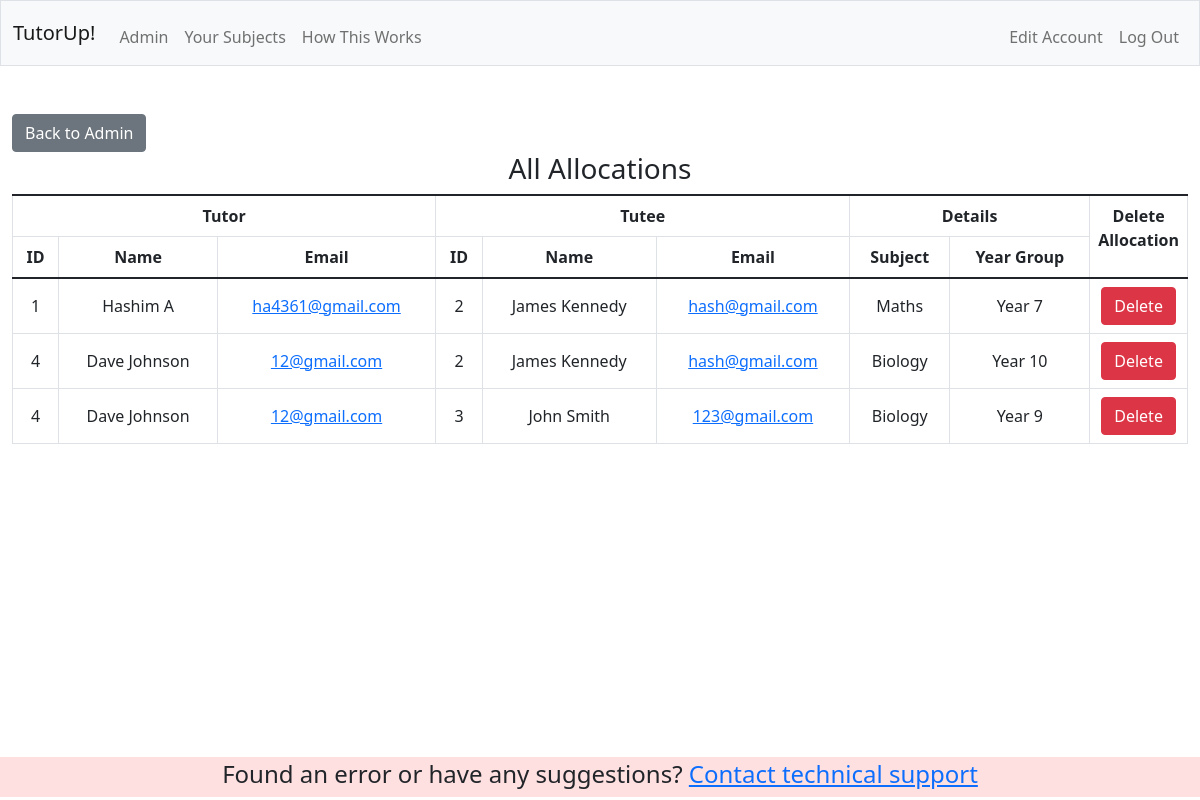
Page /admin/all_allocations (signed in) on the committed database.
### tables this page shows
CREATE TABLE allocations(
id INTEGER PRIMARY KEY AUTOINCREMENT NOT NULL,
tutor_id INTEGER NOT NULL,
tutee_id INTEGER NOT NULL,
subject TEXT NOT NULL,
tutee_year INTEGER NOT NULL);

CREATE TABLE 'users' ('id' INTEGER PRIMARY KEY AUTOINCREMENT NOT NULL, 'username' TEXT NOT NULL, 'hash'  TEXT NOT NULL  , 'email'  TEXT NOT NULL  , 'sname'  TEXT NOT NULL  , 'fname'  TEXT NOT NULL  , 'isTutor' BOOLEAN NOT NULL DEFAULT 'FALSE', 'isAdmin'  BOOLEAN NOT NULL DEFAULT (FALSE)  );

### app.py (the view, shortened to what this page needs)
@app.route("/admin/all_allocations", methods=["GET", "POST"])
@login_required
def all_allocations():
    if request.method == "GET":
        if not session["isAdmin"]:
                return apology("Page not available for your account type")
        allocations = []
        db_allocations = db.execute("SELECT * FROM allocations")
        for allocation in db_allocations:
            current = {} #current allocation/dictionary
            tutor_id = allocation["tutor_id"]
            tutee_id = allocation["tutee_id"]
            current["id"] = allocation["id"]
            current["tutor_id"] = tutor_id
            tutor = db.execute("SELECT * FROM users WHERE id = ?", tutor_id)[0]
            current["tutor_name"] = tutor["fname"] + " " + tutor["sname"]
            current["tutor_email"] = tutor["email"]
            current["tutee_id"] = tutee_id
            tutee = db.execute("SELECT * FROM users WHERE id = ?", tutee_id)[0]
            current["tutee_name"] = tutee["fname"] + " " + tutee["sname"]
            current["tutee_email"] = tutee["email"]
            current["year"] = allocation["tutee_year"]
            current["subject"] = allocation["subject"]
            allocations.append(current)
        return render_template("/admin/all_allocations.html", allocations=allocations)

### app.py (called while the page is built)
@app.after_request
def after_request(response):
    response.headers["Cache-Control"] = "no-cache, no-store, must-revalidate"
    response.headers["Expires"] = 0
    response.headers["Pragma"] = "no-cache"
    return response

### helpers.py (called while the page is built)
def login_required(f):
    @wraps(f)
    def decorated_function(*args, **kwargs):
        if session.get("user_id") is None:
            return redirect("/login")
        return f(*args, **kwargs)
    return decorated_function

### templates/admin/all_allocations.html (shortened to what this page needs)
{% extends "layout.html" %}
{% block main %}
    <button onclick="location.href= '/admin'" class="btn btn-secondary" style="display:block">Back to Admin</button>
    <h3 class="h3">All Allocations</h3>
    <table class="table table-hover table-bordered">
        <thead>
            <colgroup>
                <col span="3">
                <col span="3">
                <col span="2">
            </colgroup>
            <tr>
                <th  colspan="3" scope="colgroup">Tutor</th>
                <th colspan="3" scope="colgroup">Tutee</th>
                <th colspan="2" scope="colgroup">Details</th>
                <th rowspan="2" scope="colgroup" style="width:7vw">Delete Allocation</th>
            </tr>
            <tr>
                <th scope="col">ID</th>
                <th scope="col">Name</th>
                <th scope="col">Email</th>
                <th scope="col">ID</th>
                <th scope="col">Name</th>
                <th scope="col">Email</th>
                <th scope="col">Subject</th>
                <th scope="col">Year Group</th>
            </tr>
        </thead>
        <tbody>
            {% for current in allocations %}
            <tr>
                <td style="vertical-align:middle" >{{ current["tutor_id"] }}</td>
                <td style="vertical-align:middle" >{{ current["tutor_name"] }}</td>
                <td style="vertical-align:middle"><a href="https://mail.google.com/mail/u/0/?fs=1&to={{ current['tutor_email'] }}&tf=cm">{{ current['tutor_email'] }}</a></td>
                <td style="vertical-align:middle">{{ current["tutee_id"] }}</td>
                <td style="vertical-align:middle">{{ current["tutee_name"] }}</td>
                <td style="vertical-align:middle"><a href="https://mail.google.com/mail/u/0/?fs=1&to={{ current['tutee_email'] }}&tf=cm">{{ current['tutee_email'] }}</a></td>
                <td style="vertical-align:middle">{{ current["subject"] }}</td>
                <td style="vertical-align:middle">Year {{ current["year"] }}</td>
                <td><form action="/admin/all_allocations" method="post"><button class="btn btn-danger" type="submit" name="delete" value="{{ current['id'] }}">Delete</button></form></td>
            </tr>
            {% endfor %}
        </tbody>
    </table>
{% endblock %}

### rows in the picture
allocations: tutor_id "1", tutor_name "Hashim A", tutor_email "ha4361@gmail.com", tutee_id "2", tutee_name "James Kennedy", tutee_email "hash@gmail.com", subject "Maths", year "7", {{ current['id'] }} 37 (drawn)
allocations: tutor_id "4", tutor_name "Dave Johnson", tutor_email "12@gmail.com", tutee_id "2", tutee_name "James Kennedy", tutee_email "hash@gmail.com", subject "Biology", year "10", {{ current['id'] }} 42 (drawn)
allocations: tutor_id "4", tutor_name "Dave Johnson", tutor_email "12@gmail.com", tutee_id "3", tutee_name "John Smith", tutee_email "123@gmail.com", subject "Biology", year "9", {{ current['id'] }} 43 (drawn)
